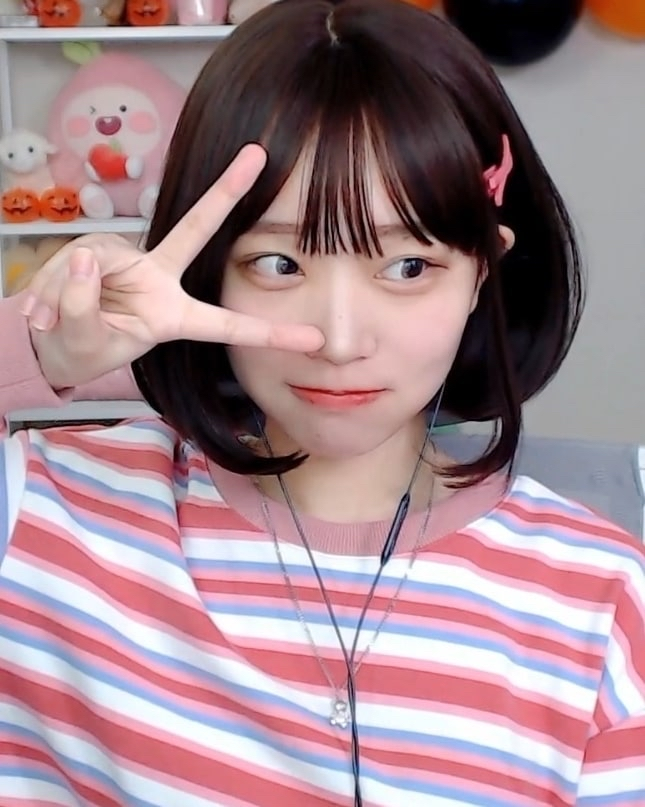
#> input picture img/WXZEGID.jpg, 645 x 807 px
$ python practice-4.py
#> lines starting #> are read from the running program, lines starting #| are printed output that depends on the picture; after the words box and inside, x2 and y2 are one past the last pixel; in counts of white or black regions, pixels touching at a corner belong together
import numpy


import numpy as np
import cv2

sourceImg = cv2.imread('./img/WXZEGID.jpg', -1)
#> sourceImg is the input picture: shape (807, 645, 3); mean B, G, R 140.5, 132.8, 162.8

grayImg = cv2.cvtColor(sourceImg, cv2.COLOR_BGR2GRAY)
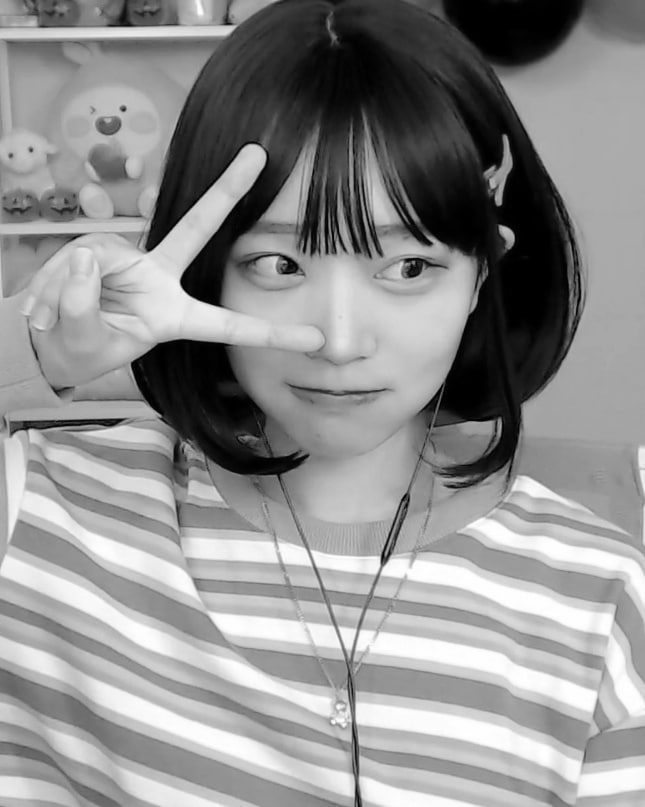
#> grayImg: shape (807, 645); min 0, max 255, mean 142.6

gaussianImg = cv2.GaussianBlur(sourceImg, (5, 5), 0)

ret, thresholdImg = cv2.threshold(grayImg, 120, 180, cv2.THRESH_BINARY)
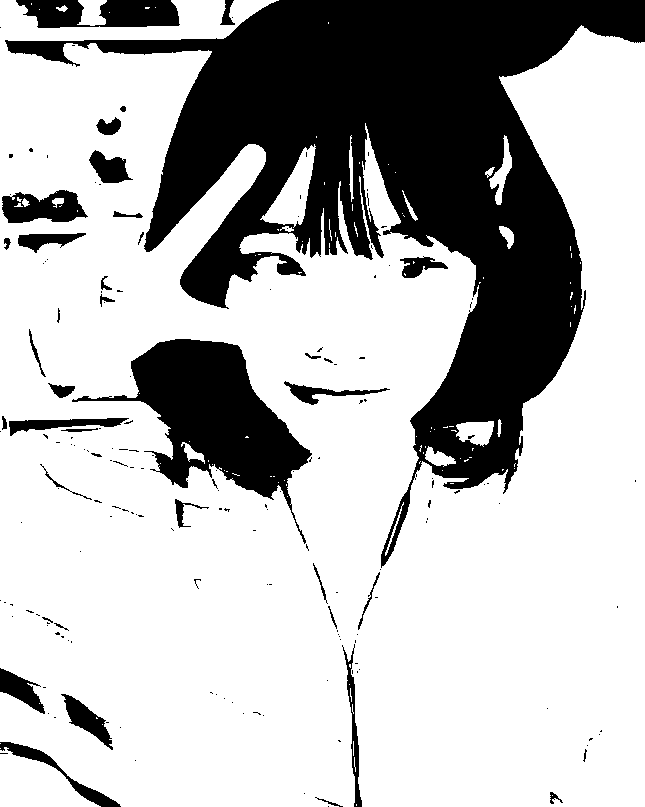
#> thresholdImg: shape (807, 645); values 0 (black) and 180 (white), 72.2% white; 179 black regions (140 under 20 px), largest, box (x1, y1, x2, y2) and area: (5, 0, 645, 568) 112120, (72, 339, 312, 544) 17130, (16, 0, 180, 28) 3370

cv2.imshow("thresholdImg", thresholdImg)
cv2.imshow('gaussianNamin' ,gaussianImg)
cv2.imshow("sourceImg", sourceImg)
cv2.waitKey()
